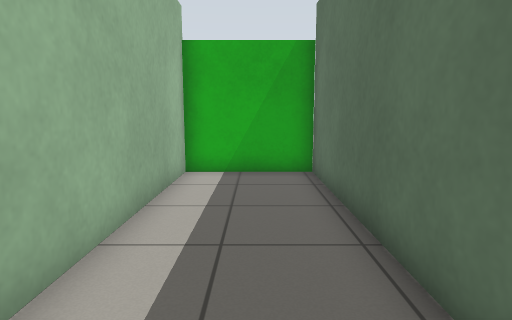
View 1 (above)

12 first-person views from a walk through a world built for the Gazebo simulator. The camera is 0.92 m above the floor, tilts 8° down and sees 75° across. The floor is counted in squares, 0.5 m on a side. Each view is taken from the middle of a square. On the plan, view 1 faces up. The plan holds only what a view shows up to about 17 squares ahead; the rest is blank.

View 2
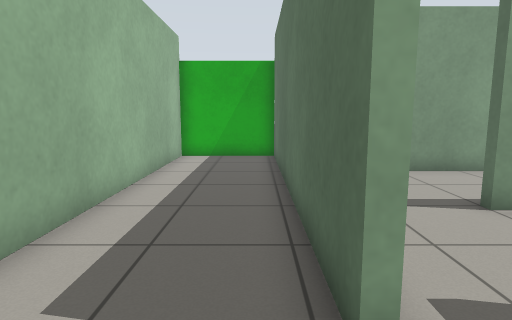

View 3
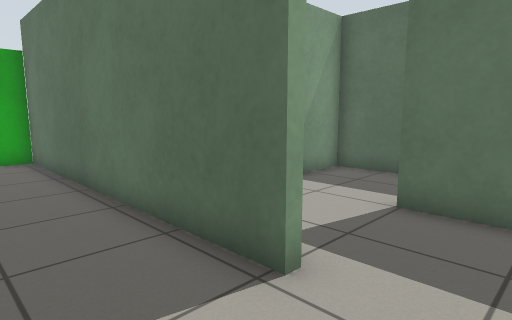

View 4
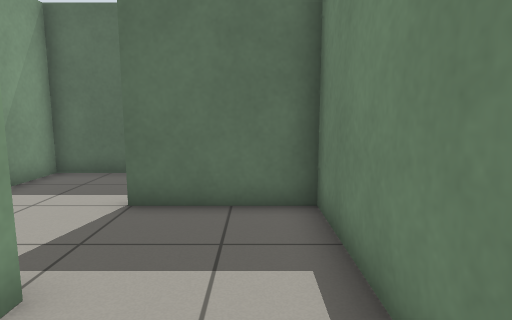

View 5
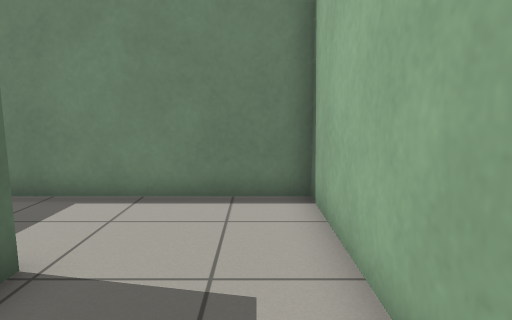

View 6
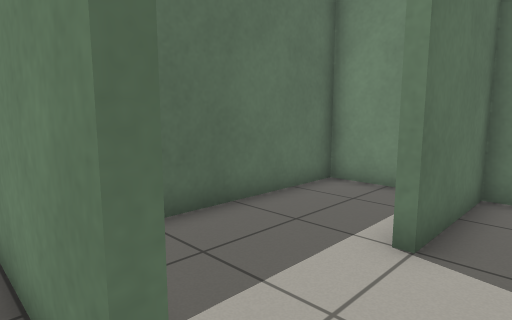

View 7
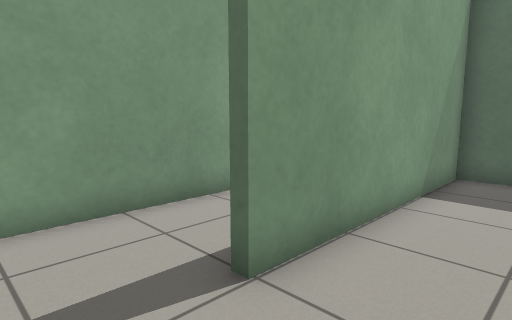

View 8
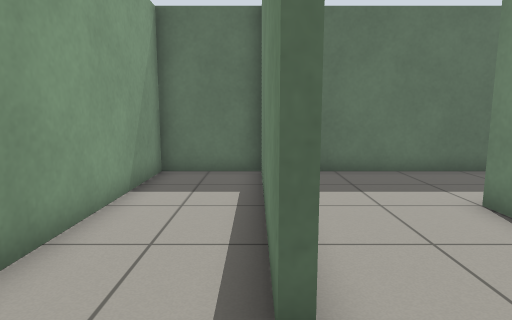

View 9
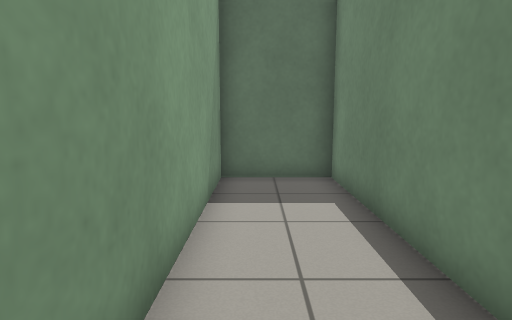

View 10
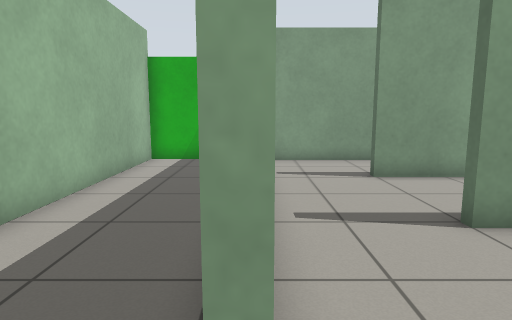

View 11
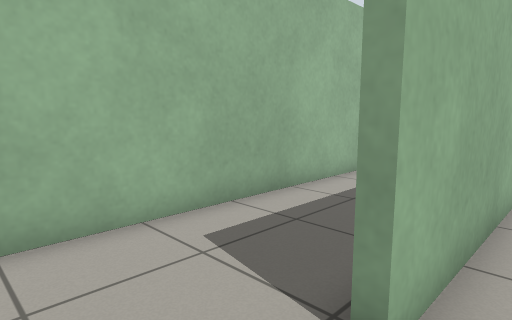

View 12
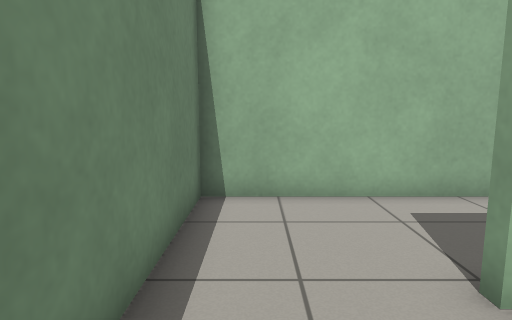

### Floor plan
Points are (right, up) in squares from view 1. A wall is a line through its corners. A room is listed if a view was taken in it or the views show most of it. See-through windows are left out.
Room 1 (views 1, 2, 3, 4, 5, 10)
walls: (1.8, -1.7) (1.8, 10.4); (-2.2, 10.5) (-2.2, -5.2) (2.5, -5.2)
ways out: opening at (2, -3) to room 4
Room 2 (views 6, 7)
walls: (5.4, 2.5) (9.5, 2.5); (2.1, 3.9) (2.1, 1.5); (13.5, -0.4) (13.5, 6.5) (5.4, 6.5)
ways out: opening at (4, 7) to room 3; opening at (4, 2) to room 4
Room 3 (views 8, 9)
walls: (5.4, 6.8) (13.5, 6.8) (13.5, 10) (2.8, 10)
ways out: opening at (4, 7) to room 2
Room 4 (views 11, 12)
walls: (2.1, 1.5) (2.1, -1.7); (2.5, -5.2) (5.5, -5.2) (5.5, -1.4)
ways out: opening at (2, -3) to room 1; opening at (4, 2) to room 2; opening at (6, 0) to room 5
Room 5 (no view inside)
walls: (5.5, -1.4) (5.9, -1.4); (7.2, -5.2) (9.2, -5.2) (9.2, 2.2) (5.4, 2.2)
ways out: opening at (6, 0) to room 4

Positions as (right, up) in squares from view 1, and headings:
1: (0, 0), facing up
2: (1, -4), facing up
3: (-1, -4), facing up-right
4: (-1, -4), facing right
5: (-1, 2), facing down
6: (4, 3), facing down-right
7: (3, 4), facing up-right
8: (3, 7), facing right
9: (4, 9), facing right
10: (2, -3), facing up
11: (3, -4), facing up-left
12: (5, -4), facing left
